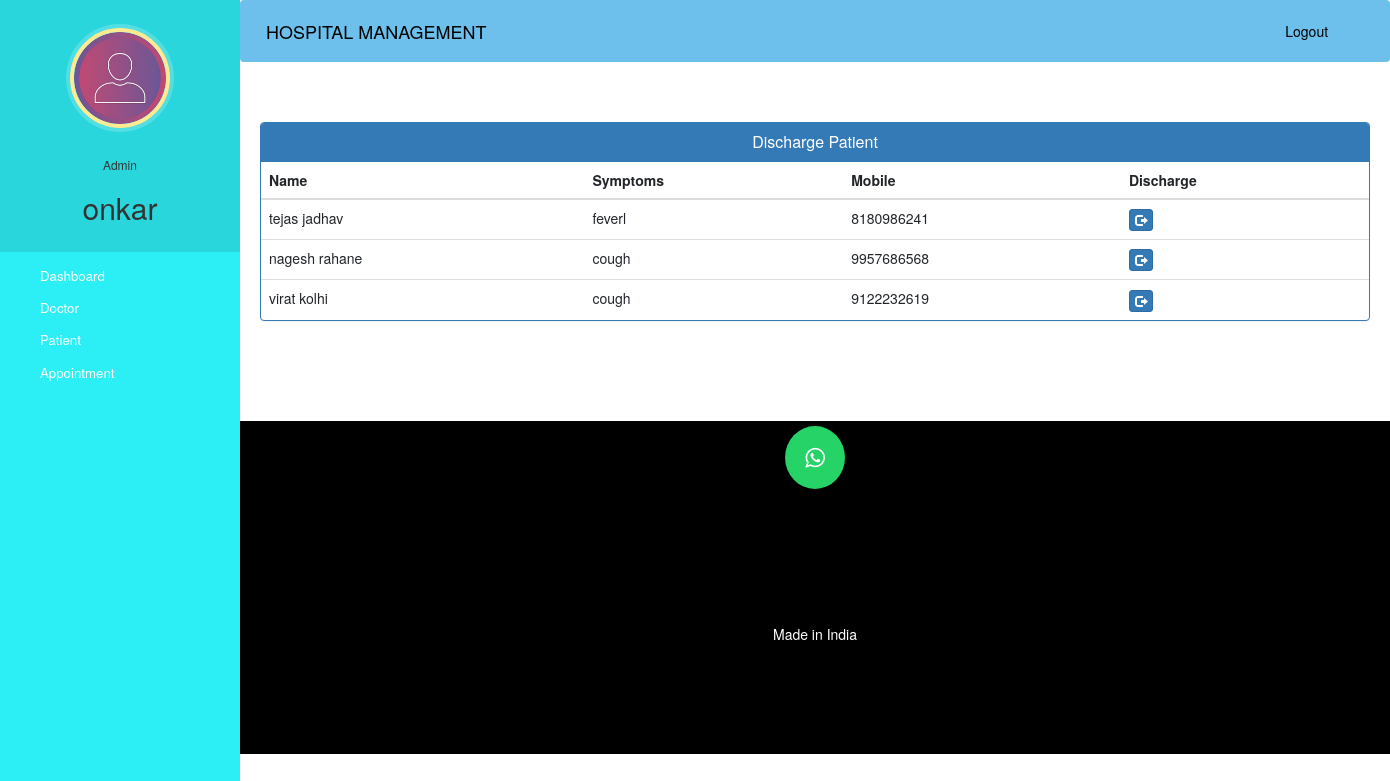
Screenshot of /admin-discharge-patient (signed in) with the database file from the repository.
### hospital/models.py (models this page shows, shortened)
class Patient(models.Model):
    user=models.OneToOneField(User,on_delete=models.CASCADE)
    profile_pic= models.ImageField(upload_to='profile_pic/PatientProfilePic/',null=True,blank=True)
    address = models.CharField(max_length=40)
    mobile = models.CharField(max_length=20,null=False)
    symptoms = models.CharField(max_length=100,null=False)
    assignedDoctorId = models.PositiveIntegerField(null=True)
    admitDate=models.DateField(auto_now=True)
    status=models.BooleanField(default=False)
    @property
    def get_name(self):
        return self.user.first_name+" "+self.user.last_name

### hospital/views.py (the view)
# urls.py: path('admin-discharge-patient', views.admin_discharge_patient_view,name='admin-discharge-patient'),
@login_required(login_url='adminlogin')
@user_passes_test(is_admin)
def admin_discharge_patient_view(request):
    patients=models.Patient.objects.all().filter(status=True)
    return render(request,'hospital/admin_discharge_patient.html',{'patients':patients})

### hospital/views.py (called while the page is built)
def is_admin(user):
    return user.groups.filter(name='ADMIN').exists()

### templates/hospital/admin_discharge_patient.html (shortened to what this page needs)
{% extends 'hospital/admin_base.html' %}
{% block content %}
<head>
  <link href="//netdna.bootstrapcdn.com/bootstrap/3.0.0/css/bootstrap.min.css" rel="stylesheet" id="bootstrap-css">
</head>
<div class="container">
  <div class="panel panel-primary">
    <div class="panel-heading">
      <h6 class="panel-title">Discharge Patient</h6>
    </div>
    <table class="table table-hover" id="dev-table">
      <thead>
        <tr>
          <th>Name</th>
          <th>Symptoms</th>
          <th>Mobile</th>
          <th>Discharge</th>
        </tr>
      </thead>
      {% for p in patients %}
      <tr>
        <td> {{p.get_name}}</td>
        <td>{{p.symptoms}}</td>
        <td>{{p.mobile}}</td>
        <td><a class="btn btn-primary btn-xs" href="{% url 'discharge-patient' p.id  %}"><span class="glyphicon glyphicon-log-out"></span></a></td>
      </tr>
      {% endfor %}
    </table>
  </div>
</div>
{% endblock content %}

### templates/hospital/admin_base.html (shortened to what this page needs)
<!DOCTYPE html>
{% load static %}
<html lang="en">
<head>
  <link rel="stylesheet" href="https://stackpath.bootstrapcdn.com/bootstrap/4.3.1/css/bootstrap.min.css">
  <link rel="stylesheet" href="https://maxcdn.bootstrapcdn.com/font-awesome/4.7.0/css/font-awesome.min.css">
  <link rel="stylesheet" href="{% static '/style.css' %}">
</head>
<body>
  <nav class="menu" tabindex="0">
    <header class="avatar">
      <img src="{% static "images/adminpropic.png" %}" />
      <br><br>
      <h6>Admin</h6>
      <h2>{{request.user.first_name}}</h2>
    </header>
    <ul>
      <li tabindex="0" class="icon-dashboard"> <a style="color:white; text-decoration:none;" href="/admin-dashboard"><span>Dashboard</span></a> </li>
      <li tabindex="0" class="icon-customers"> <a style="color:white; text-decoration:none;" href="/admin-doctor"><span>Doctor</span></a></li>
      <li tabindex="0" class="icon-users"> <a style="color:white; text-decoration:none;" href="/admin-patient"><span>Patient</span></a></li>
      <li tabindex="0" class="icon-calendar"> <a style="color:white; text-decoration:none;" href="/admin-appointment"><span>Appointment</span></a></li>
    </ul>
  </nav>
  <main>
    <div class="bs-example">
      <nav class="navbar navbar-expand-md  navbar-dark fixed-top" style="background:#6cc0eb;;">
        <a href="/admin-dashboard" class="navbar-brand" style = "color : black">HOSPITAL MANAGEMENT</a>
        <div class="collapse navbar-collapse justify-content-between" id="navbarCollapse">
          <div class="navbar-nav" style=" margin-left: 90%;">
            <a href="/logout" class="nav-item nav-link" style = "color : black">Logout</a>
          </div>
        </div>
      </nav>
    </div>
    <br><br>
    {% block content %}
    {% endblock content %}
    <br><br><br><br>
    <footer>
      <p>
        <a id="ftr" href="https://api.whatsapp.com/send?phone=918766046082&text=Hello%20Shashank.%0d%0aHow%20are%20you%20%3f%0d%0aI%20came%20from%20your%20website.&source=&data=#" class="fa fa-whatsapp"></a>
      </p>
      <br>
      <div class="container">
        <div class="row">
          <div class="col-md-12 col-sm-12">
            <div style="color:#ffffff;" class="wow fadeInUp footer-copyright">
              <p>Made in India <br></p>
            </div>
          </div>
        </div>
      </div>
    </footer>
  </main>
</body>
</html>

### static/style.css (style rules this page uses)
body { padding-left: 240px; }
main { position: relative; height: 100vh; }
.menu { background: #5bc995; height: 100vh; width: 240px; position: fixed; top: 0px; left: 0; z-index: 5; outline: none; }
.menu .avatar { background: rgba(0, 0, 0, 0.1); padding: 2em 0.5em; text-align: center; }
.menu .avatar img { width: 100px; border-radius: 50%; overflow: hidden; border: 4px solid #ffea92; box-shadow: 0 0 0 4px rgba(255, 255, 255, 0.2); }
.menu .avatar h2 { font-weight: normal; margin-bottom: 0; }
.menu ul { list-style: none; padding: 0.5em 0; margin: 0; }
.menu ul li { padding: 0.5em 1em 0.5em 3em; font-size: 0.95em; font-weight: regular; background-repeat: no-repeat; background-position: left 15px center; background-size: auto 20px; transition: all 0.15s linear; cursor: pointer; }
.menu ul li.icon-dashboard { background-image: url("http://www.entypo.com/images//gauge.svg"); }
.menu ul li.icon-customers { background-image: url("http://www.entypo.com/images//briefcase.svg"); }
.menu ul li.icon-users { background-image: url("http://www.entypo.com/images//users.svg"); }
.menu ul li.icon-calendar { background-image: url("http://www.entypo.com/images//calendar.svg"); }

### templates/hospital/admin_base.html (style rules this page uses)
a:link { text-decoration: none; }
a { color: white; }
footer { padding: 0px 0px 0px 0px; background-color: black; margin: 0px; }
#ftr { padding: 20px; }
.fa { font-size: 23px; width: 60px; text-align: center; text-decoration: none; margin: 5px 2px; border-radius: 50%; }
.fa-whatsapp { background: #25d366; color: white; }
p { text-align: center; }
body { padding-left: 240px; }
main { position: relative; height: 100vh; }
.menu { background: #2ceef5; height: 100vh; width: 240px; position: fixed; top: 0px; left: 0; z-index: 5; outline: none; }
.menu .avatar { background: rgba(0, 0, 0, 0.1); padding: 2em 0.5em; text-align: center; }
.menu .avatar img { width: 100px; border-radius: 50%; overflow: hidden; border: 4px solid #ffea92; box-shadow: 0 0 0 4px rgba(255, 255, 255, 0.2); }
.menu .avatar h2 { font-weight: normal; margin-bottom: 0; }
.menu ul { list-style: none; padding: 0.5em 0; margin: 0; }
.menu ul li { padding: 0.5em 1em 0.5em 3em; font-size: 0.95em; font-weight: regular; background-repeat: no-repeat; background-position: left 15px center; background-size: auto 20px; transition: all 0.15s linear; cursor: pointer; }
.menu ul li.icon-dashboard { background-image: url("http://www.entypo.com/images//gauge.svg"); }
.menu ul li.icon-customers { background-image: url("http://www.entypo.com/images//briefcase.svg"); }
.menu ul li.icon-users { background-image: url("http://www.entypo.com/images//users.svg"); }
.menu ul li.icon-calendar { background-image: url("http://www.entypo.com/images//calendar.svg"); }

### templates/hospital/admin_discharge_patient.html (style rules this page uses)
a:link { text-decoration: none; }
h6 { text-align: center; }
.row { margin: 100px; }

### rows the page displays
Patient: get_name "tejas jadhav", symptoms "feverl", mobile "8180986241"
Patient: get_name "nagesh rahane", symptoms "cough", mobile "9957686568"
Patient: get_name "virat kolhi", symptoms "cough", mobile "9122232619"

### other values shown
{{ request.user.first_name }} "onkar"
